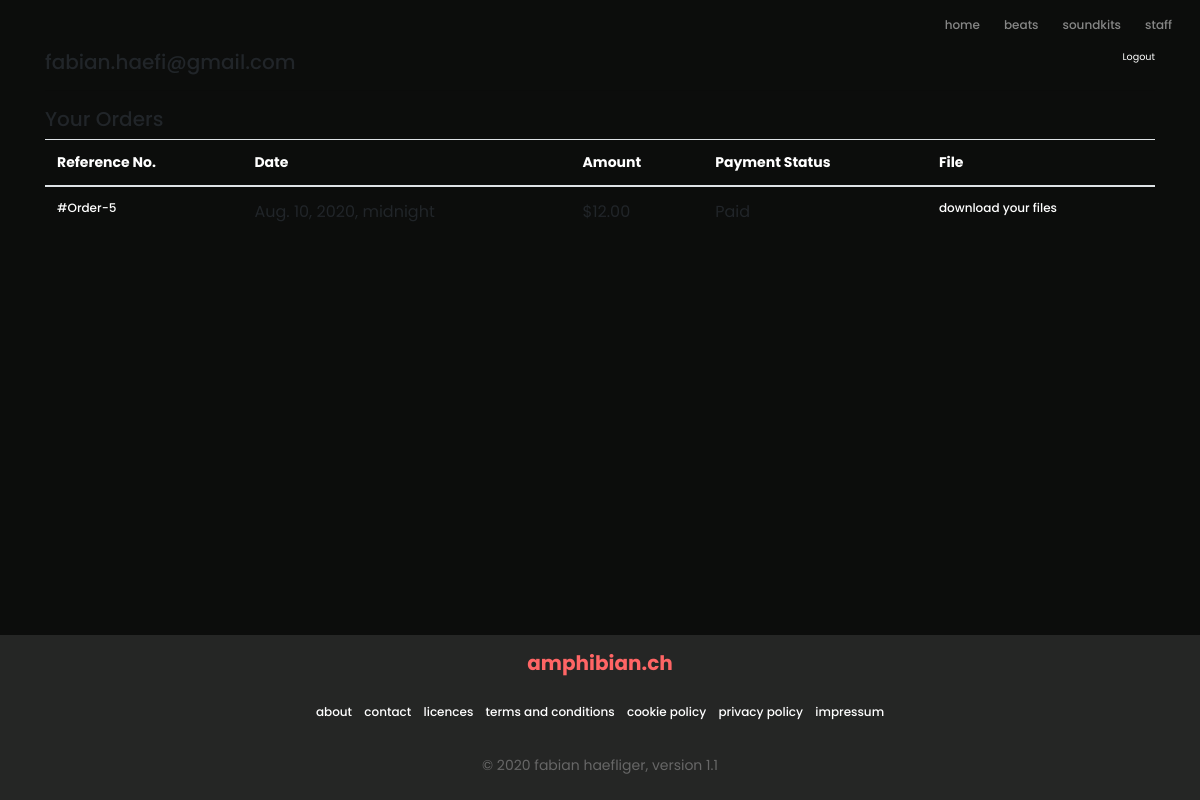
The page /profile/ (signed in) on the database as committed earlier.
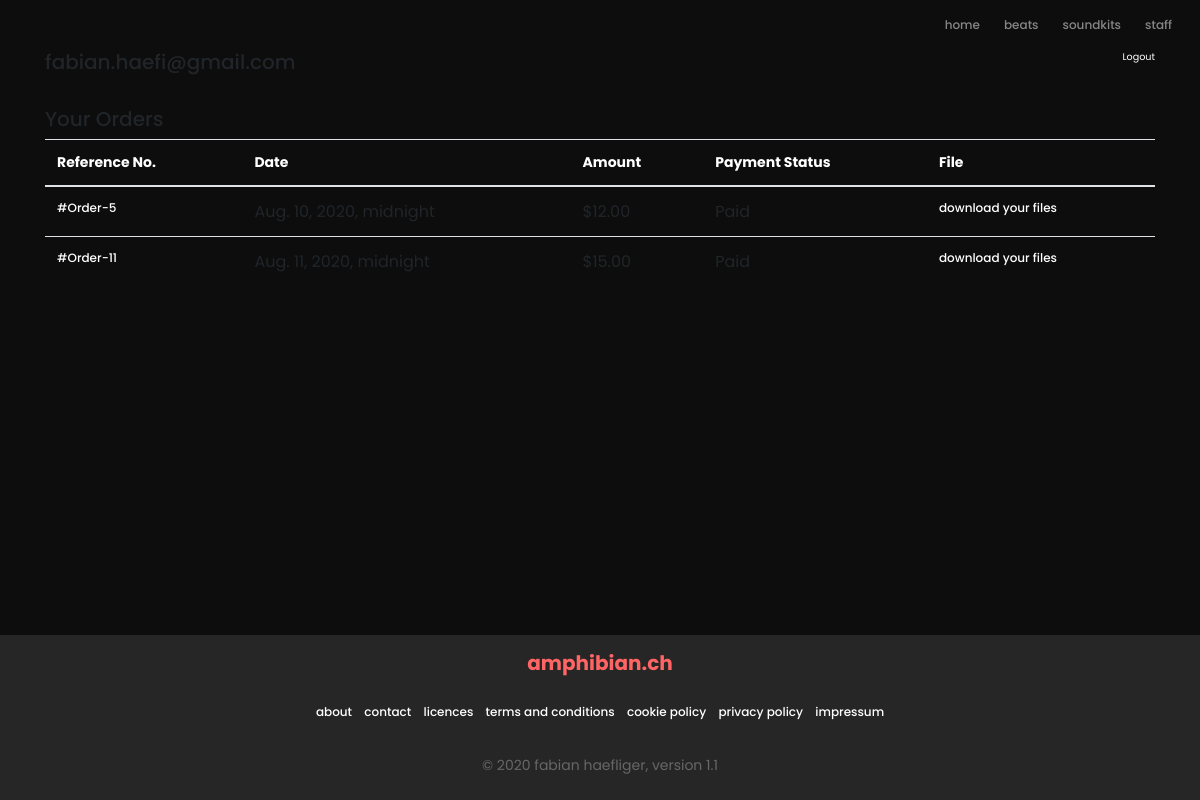
The same page on the database as committed later.
### cart/models.py (models this page shows, shortened)
class Order(models.Model):
    user = models.ForeignKey(User, blank=True, null=True, on_delete=models.CASCADE)
    start_date = models.DateTimeField(auto_now_add=True)
    ordered_date = models.DateTimeField(blank=True, null=True)
    ordered = models.BooleanField(default=False)
    billing_address = models.ForeignKey(Address, related_name='billing_address', blank=True, null=True,
                                        on_delete=models.SET_NULL)
    shipping_address = models.ForeignKey(Address, related_name='shipping_address', blank=True, null=True,
                                         on_delete=models.SET_NULL)
    @property
    def reference_number(self):
        return f"Order-{self.pk}"
    def get_raw_subtotal(self):
        total = 0
        for order_item in self.items.all():
            total += order_item.get_raw_total_item_price()
        return total
    def get_raw_total(self):
        subtotal = self.get_raw_subtotal()
        return subtotal
    def get_total(self):
        total = self.get_raw_total()
        return "{:.2f}".format(total / 100)

class OrderItem(models.Model):
    order = models.ForeignKey("Order", related_name='items', on_delete=models.CASCADE)
    product = models.ForeignKey(Product, on_delete=models.CASCADE)
    licence_variation = models.ForeignKey(LicenceVariation, on_delete=models.CASCADE)
    def get_raw_total_item_price(self):
        return self.licence_variation.price

class LicenceVariation(models.Model):
    name = models.CharField(max_length=50)
    price = models.IntegerField(default=0)
    class Meta:
        verbose_name_plural = 'Licence Variations'

### core/views.py (the view)
# urls.py: path('profile/', views.ProfileView.as_view(), name='profile'),
class ProfileView(LoginRequiredMixin, generic.TemplateView):
    template_name = 'profile.html'
    def get_context_data(self, **kwargs):
        context = super(ProfileView, self).get_context_data(**kwargs)
        context.update({
            "orders": Order.objects.filter(user=self.request.user, ordered=True),
            'order_items': OrderItem.objects.all().order_by('order')
        })
        return context

### templates/profile.html
{% extends "base.html" %}
{% block content %}
<div class="site-section">
    <div class="container">
        <div class="row justify-content-center">
            <div class="col-md-12">
                <div class="">
                    <div class="">
                        <h5>{{ request.user.email }}
                            <a href="{% url 'account_logout' %}"><small class="float-right">Logout</small></a>
                        </h5>
                        <hr />
                        <h5 class="">
                            Your Orders
                        </h5>
                        <div class="site-block-table">
                            <table class="table">
                                <thead>
                                    <tr>
                                        <th>Reference No.</th>
                                        <th>Date</th>
                                        <th>Amount</th>
                                        <th>Payment Status</th>
                                        <th>File</th>
                                    </tr>
                                </thead>
                                <tbody>
                                {% for order in orders %}
                                <tr>
                                    <td><a href="{% url 'cart:order-detail' order.pk %}">#{{order.reference_number }}</a></td>
                                    <td>{{ order.ordered_date }}</td>
                                    <td>${{ order.get_total }}</td>
                                    <td>{% if order.ordered %}Paid{% else %}Not paid{% endif %}</td>
                                    <td>{% for item in order.items.all %}
                                        <a href="{{ item.product.file.url }}" download>download your files</a>
                                        {% endfor %}
                                    </td>
                                </tr>
                                {% empty %}
                                <tr>
                                    <td colspan="4">You haven't made any orders</td>
                                </tr>
                                {% endfor %}
                                </tbody>
                            </table>
                        </div>
                    </div>
                </div>
            </div>
        </div>
    </div>
</div>
{% endblock %}

Rows that differ between the two databases and show on the page:
added Order: reference_number "Order-11", ordered_date "Aug. 11, 2020, midnight", get_total "15.00", ordered "Paid"
